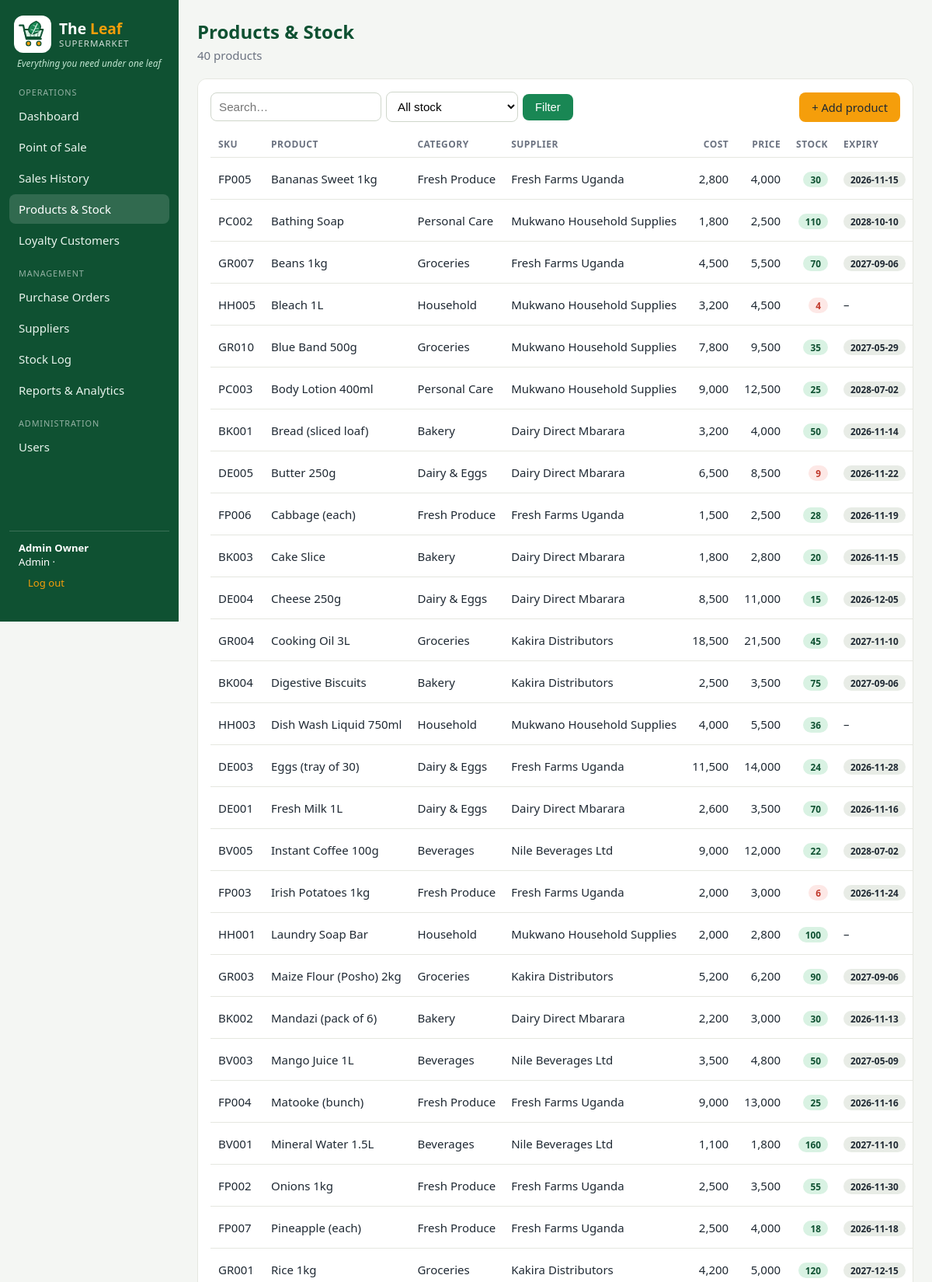
The page /products.php (signed in, upper part) on the database its author committed.
### tables this page shows
CREATE TABLE `products` (
  `product_id` int(11) NOT NULL AUTO_INCREMENT,
  `sku` varchar(30) NOT NULL,
  `name` varchar(100) NOT NULL,
  `category_id` int(11) NOT NULL,
  `supplier_id` int(11) NOT NULL,
  `cost_price` decimal(12,2) NOT NULL CHECK (`cost_price` >= 0),
  `selling_price` decimal(12,2) NOT NULL CHECK (`selling_price` >= 0),
  `stock_qty` int(11) NOT NULL DEFAULT 0 CHECK (`stock_qty` >= 0),
  `reorder_level` int(11) NOT NULL DEFAULT 10,
  `expiry_date` date DEFAULT NULL,
  `active` tinyint(1) NOT NULL DEFAULT 1,
  PRIMARY KEY (`product_id`),
  UNIQUE KEY `sku` (`sku`),
  KEY `category_id` (`category_id`),
  KEY `supplier_id` (`supplier_id`),
  CONSTRAINT `products_ibfk_1` FOREIGN KEY (`category_id`) REFERENCES `categories` (`category_id`),
  CONSTRAINT `products_ibfk_2` FOREIGN KEY (`supplier_id`) REFERENCES `suppliers` (`supplier_id`)
);

CREATE TABLE `categories` (
  `category_id` int(11) NOT NULL AUTO_INCREMENT,
  `name` varchar(60) NOT NULL,
  PRIMARY KEY (`category_id`),
  UNIQUE KEY `name` (`name`)
);

CREATE TABLE `suppliers` (
  `supplier_id` int(11) NOT NULL AUTO_INCREMENT,
  `name` varchar(100) NOT NULL,
  `contact_person` varchar(100) DEFAULT NULL,
  `phone` varchar(30) DEFAULT NULL,
  `email` varchar(100) DEFAULT NULL,
  `address` varchar(150) DEFAULT NULL,
  PRIMARY KEY (`supplier_id`)
);

### includes/bootstrap.php (called while the page is built, shortened)
<?php
function cfg() { static $c; return $c ??= require __DIR__ . '/../config.php'; }
function db(): PDO {
    static $pdo;
    if (!$pdo) {
        $c = cfg();
        $pdo = new PDO("mysql:host={$c['host']};port={$c['port']};dbname={$c['name']};charset=utf8mb4", $c['user'], $c['pass'], [
            PDO::ATTR_ERRMODE => PDO::ERRMODE_EXCEPTION,
            PDO::ATTR_DEFAULT_FETCH_MODE => PDO::FETCH_ASSOC,
            PDO::ATTR_EMULATE_PREPARES => false,
        ]);
    }
    return $pdo;
}
function run($sql, $a = []) { $s = db()->prepare($sql); $s->execute($a); return $s; }
function q($sql, $a = []) { return run($sql, $a)->fetchAll(); }
function e($v) { return htmlspecialchars((string)$v, ENT_QUOTES, 'UTF-8'); }
function num($n) { return number_format((float)$n); }
function user() { return $_SESSION['user'] ?? null; }
function is_mgr() { return in_array(user()['role'] ?? '', MGR, true); }
require_once __DIR__ . '/layout.php';

### products.php (the view, shortened to what this page needs)
<?php
require 'includes/bootstrap.php'; require_login();
$t = date('Y-m-d'); $qs = trim($_GET['q'] ?? ''); $f = $_GET['filter'] ?? '';
$sql = 'SELECT p.*, c.name category, s.name supplier FROM products p JOIN categories c ON c.category_id=p.category_id JOIN suppliers s ON s.supplier_id=p.supplier_id WHERE p.active=1';
$args = [];
$rows = q($sql . ' ORDER BY p.name', $args);
render_head('Products & Stock'); ?>
<h1>Products &amp; Stock</h1><p class="sub"><?= count($rows) ?> products</p>
<div class="card"><form class="inline" style="margin-bottom:12px"><input name="q" value="<?= e($qs) ?>" placeholder="Search…" style="width:220px">
<select name="filter" style="width:170px"><option value="">All stock</option><option value="low" <?= $f === 'low' ? 'selected' : '' ?>>Low stock only</option></select><button>Filter</button>
<?php if (is_mgr()): ?><a class="btn amber" href="product_form.php" style="margin-left:auto">+ Add product</a><?php endif; ?></form>
<table><tr><th>SKU</th><th>Product</th><th>Category</th><th>Supplier</th><?php if (is_mgr()) echo '<th class="r">Cost</th>'; ?><th class="r">Price</th><th class="r">Stock</th><th>Expiry</th><?php if (is_mgr()) echo '<th>Adjust stock</th><th></th>'; ?></tr>
<?php foreach ($rows as $p): ?><tr><td><?= e($p['sku']) ?></td><td><?= e($p['name']) ?></td><td><?= e($p['category']) ?></td><td><?= e($p['supplier']) ?></td>
<?php if (is_mgr()) echo '<td class="r">' . num($p['cost_price']) . '</td>'; ?><td class="r"><?= num($p['selling_price']) ?></td>
<td class="r"><span class="badge <?= $p['stock_qty'] <= $p['reorder_level'] ? 'b-red' : 'b-green' ?>"><?= $p['stock_qty'] ?></span></td>
<td><?= $p['expiry_date'] ? '<span class="badge ' . ($p['expiry_date'] <= $t ? 'b-red' : '') . '">' . e($p['expiry_date']) . '</span>' : '–' ?></td>
<?php if (is_mgr()): ?><td><form class="inline" method="post" action="adjust.php"><?= csrf_field() ?><input type="hidden" name="product_id" value="<?= $p['product_id'] ?>"><input type="number" name="change_qty" placeholder="±qty" required><input class="w" name="reason" placeholder="Reason (damage…)"><button class="sm">Save</button></form></td>
<td><a class="btn sec sm" href="product_form.php?id=<?= $p['product_id'] ?>">Edit</a></td><?php endif; ?></tr><?php endforeach; ?></table></div>

### assets/style.css (style rules this page uses)
:root { --green:#0f5132;--green2:#198754;--amber:#f59e0b;--bg:#f4f6f3;--card:#fff;--ink:#1f2933;--mute:#6b7280;--line:#e5e7e0;--red:#c0392b }
* { box-sizing:border-box }
body { margin:0;font-family:system-ui,-apple-system,Segoe UI,Roboto,sans-serif;background:var(--bg);color:var(--ink);font-size:15px }
a { color:var(--green2);text-decoration:none }
h1 { margin:0 0 4px;font-size:1.5rem;color:var(--green) }
.sub { color:var(--mute);margin:0 0 20px }
.card { background:var(--card);border:1px solid var(--line);border-radius:12px;padding:16px;margin-bottom:16px;overflow-x:auto }
table { width:100%;border-collapse:collapse }
th,td { text-align:left;padding:8px 10px;border-bottom:1px solid var(--line);white-space:nowrap }
th { font-size:.75rem;text-transform:uppercase;letter-spacing:.04em;color:var(--mute) }
td.r,th.r { text-align:right }
.btn,button { background:var(--green2);color:#fff;border:0;border-radius:8px;padding:9px 16px;font-size:.92rem;cursor:pointer;display:inline-block }
.btn.amber { background:var(--amber);color:#1f2933 }
input,select { padding:9px 10px;border:1px solid #cfd6cb;border-radius:8px;font-size:.95rem;background:#fff;width:100% }
.inline { display:flex;gap:6px;align-items:center }
.inline input { width:90px }
.badge { padding:2px 9px;border-radius:99px;font-size:.74rem;font-weight:600;background:#e8ece6 }
.b-red { background:#fde8e6;color:var(--red) }
.b-green { background:#d9f2e3;color:var(--green) }

### rows shown on the page
products: sku "FP005", name "Bananas Sweet 1kg", category.name "Fresh Produce", supplier.name "Fresh Farms Uganda", cost_price "2,800", selling_price "4,000", stock_qty "30", expiry_date "2026-11-15"
products: sku "PC002", name "Bathing Soap", category.name "Personal Care", supplier.name "Mukwano Household Supplies", cost_price "1,800", selling_price "2,500", stock_qty "110", expiry_date "2028-10-10"
products: sku "GR007", name "Beans 1kg", category.name "Groceries", supplier.name "Fresh Farms Uganda", cost_price "4,500", selling_price "5,500", stock_qty "70", expiry_date "2027-09-06"
products: sku "HH005", name "Bleach 1L", category.name "Household", supplier.name "Mukwano Household Supplies", cost_price "3,200", selling_price "4,500", stock_qty "4"
products: sku "GR010", name "Blue Band 500g", category.name "Groceries", supplier.name "Mukwano Household Supplies", cost_price "7,800", selling_price "9,500", stock_qty "35", expiry_date "2027-05-29"
products: sku "PC003", name "Body Lotion 400ml", category.name "Personal Care", supplier.name "Mukwano Household Supplies", cost_price "9,000", selling_price "12,500", stock_qty "25", expiry_date "2028-07-02"
products: sku "BK001", name "Bread (sliced loaf)", category.name "Bakery", supplier.name "Dairy Direct Mbarara", cost_price "3,200", selling_price "4,000", stock_qty "50", expiry_date "2026-11-14"
products: sku "DE005", name "Butter 250g", category.name "Dairy & Eggs", supplier.name "Dairy Direct Mbarara", cost_price "6,500", selling_price "8,500", stock_qty "9", expiry_date "2026-11-22"
products: sku "FP006", name "Cabbage (each)", category.name "Fresh Produce", supplier.name "Fresh Farms Uganda", cost_price "1,500", selling_price "2,500", stock_qty "28", expiry_date "2026-11-19"
products: sku "BK003", name "Cake Slice", category.name "Bakery", supplier.name "Dairy Direct Mbarara", cost_price "1,800", selling_price "2,800", stock_qty "20", expiry_date "2026-11-15"
products: sku "DE004", name "Cheese 250g", category.name "Dairy & Eggs", supplier.name "Dairy Direct Mbarara", cost_price "8,500", selling_price "11,000", stock_qty "15", expiry_date "2026-12-05"
products: sku "GR004", name "Cooking Oil 3L", category.name "Groceries", supplier.name "Kakira Distributors", cost_price "18,500", selling_price "21,500", stock_qty "45", expiry_date "2027-11-10"
products: sku "BK004", name "Digestive Biscuits", category.name "Bakery", supplier.name "Kakira Distributors", cost_price "2,500", selling_price "3,500", stock_qty "75", expiry_date "2027-09-06"
products: sku "HH003", name "Dish Wash Liquid 750ml", category.name "Household", supplier.name "Mukwano Household Supplies", cost_price "4,000", selling_price "5,500", stock_qty "36"
products: sku "DE003", name "Eggs (tray of 30)", category.name "Dairy & Eggs", supplier.name "Fresh Farms Uganda", cost_price "11,500", selling_price "14,000", stock_qty "24", expiry_date "2026-11-28"
products: sku "DE001", name "Fresh Milk 1L", category.name "Dairy & Eggs", supplier.name "Dairy Direct Mbarara", cost_price "2,600", selling_price "3,500", stock_qty "70", expiry_date "2026-11-16"
products: sku "BV005", name "Instant Coffee 100g", category.name "Beverages", supplier.name "Nile Beverages Ltd", cost_price "9,000", selling_price "12,000", stock_qty "22", expiry_date "2028-07-02"
products: sku "FP003", name "Irish Potatoes 1kg", category.name "Fresh Produce", supplier.name "Fresh Farms Uganda", cost_price "2,000", selling_price "3,000", stock_qty "6", expiry_date "2026-11-24"
products: sku "HH001", name "Laundry Soap Bar", category.name "Household", supplier.name "Mukwano Household Supplies", cost_price "2,000", selling_price "2,800", stock_qty "100"
products: sku "GR003", name "Maize Flour (Posho) 2kg", category.name "Groceries", supplier.name "Kakira Distributors", cost_price "5,200", selling_price "6,200", stock_qty "90", expiry_date "2027-09-06"
products: sku "BK002", name "Mandazi (pack of 6)", category.name "Bakery", supplier.name "Dairy Direct Mbarara", cost_price "2,200", selling_price "3,000", stock_qty "30", expiry_date "2026-11-13"
products: sku "BV003", name "Mango Juice 1L", category.name "Beverages", supplier.name "Nile Beverages Ltd", cost_price "3,500", selling_price "4,800", stock_qty "50", expiry_date "2027-05-09"
products: sku "FP004", name "Matooke (bunch)", category.name "Fresh Produce", supplier.name "Fresh Farms Uganda", cost_price "9,000", selling_price "13,000", stock_qty "25", expiry_date "2026-11-16"
products: sku "BV001", name "Mineral Water 1.5L", category.name "Beverages", supplier.name "Nile Beverages Ltd", cost_price "1,100", selling_price "1,800", stock_qty "160", expiry_date "2027-11-10"
products: sku "FP002", name "Onions 1kg", category.name "Fresh Produce", supplier.name "Fresh Farms Uganda", cost_price "2,500", selling_price "3,500", stock_qty "55", expiry_date "2026-11-30"
products: sku "FP007", name "Pineapple (each)", category.name "Fresh Produce", supplier.name "Fresh Farms Uganda", cost_price "2,500", selling_price "4,000", stock_qty "18", expiry_date "2026-11-18"
products: sku "GR001", name "Rice 1kg", category.name "Groceries", supplier.name "Kakira Distributors", cost_price "4,200", selling_price "5,000", stock_qty "120", expiry_date "2027-12-15"

### other values the page prints
SLOGAN "Everything you need under one leaf"
$label "Dashboard Point of Sale Sales History Products & Stock Loyalty Customers Purchase Orders Suppliers Stock Log Reports & Analytics Users"
$u['name'] "Admin Owner"
$u['role'] "Admin"
count($rows) "40"
